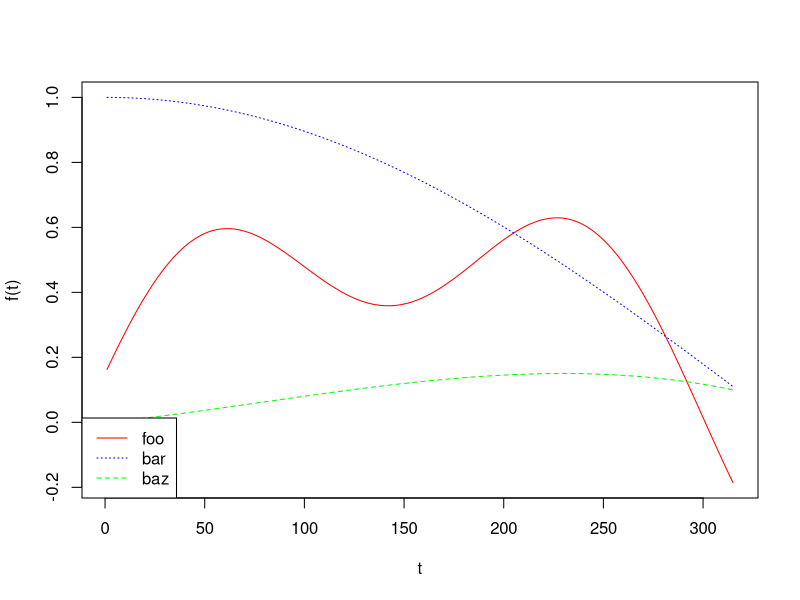

Write the R code that produced this figure.
X11()

t <- 0:314

df <- data.frame (
   foo = 0.5*sin(t/100) + 0.25*sin(t/33+0.4) + 0.125*sin(t/99+0.55),
   bar = cos(t/215),
   baz = -0.4*(t/314)^3 +0.3*(t/314)^2+0.2*t/314 
)

COLORS     <- c('red'  , 'blue'  , 'green' )
LINE_TYPES <- c('solid', 'dotted', 'dashed')

matplot(
  df,
  type="l",
  xlab="t",
  ylab="f(t)",
  col = COLORS,
  lty = LINE_TYPES
)

legend(
  "bottomleft",
  c('foo', 'bar', 'baz'),
  col = COLORS,
  lty = LINE_TYPES
)

z <- locator(1)
